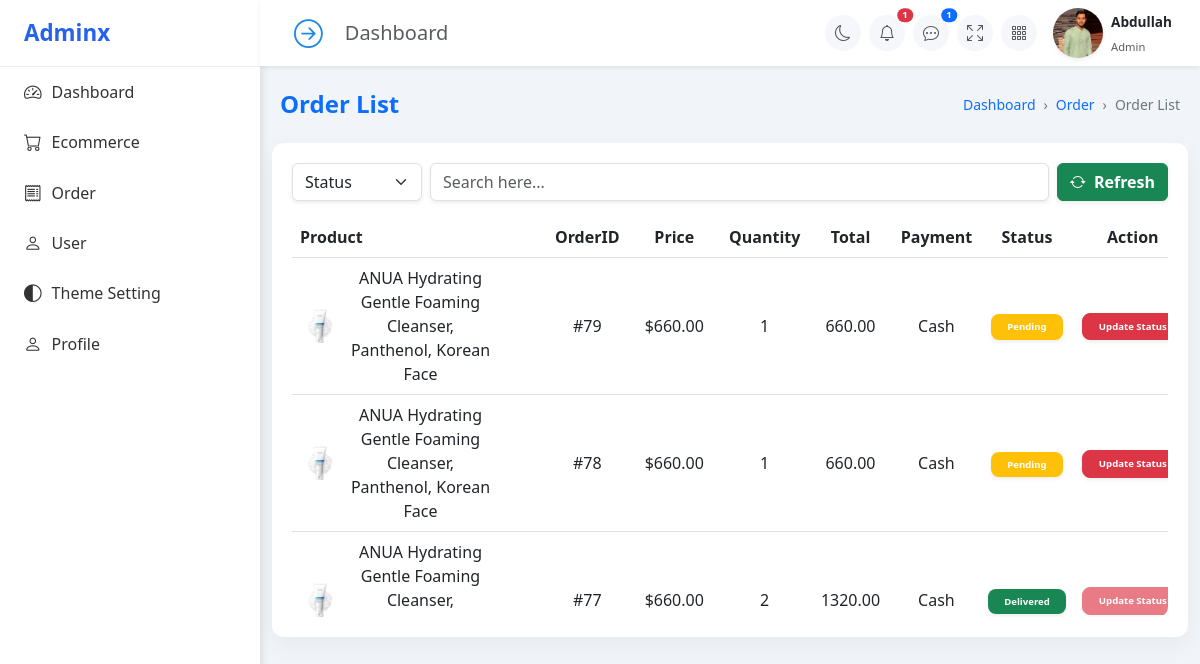
The page /Server/Admin-Panel/View-Orders.php (signed in) on the database as committed earlier.
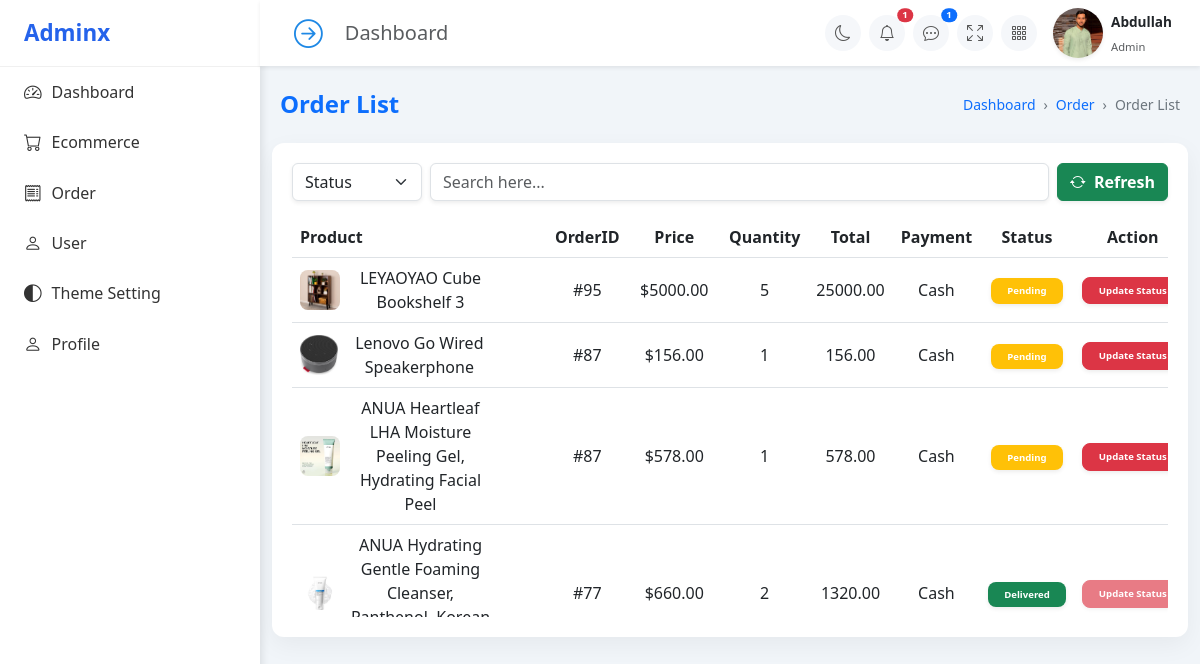
The same page on the database as committed later.
### tables this page shows
CREATE TABLE `orders` (
  `id` int(11) NOT NULL,
  `user_id` int(11) DEFAULT NULL,
  `address_id` int(11) DEFAULT NULL,
  `total` decimal(10,2) DEFAULT NULL,
  `status` enum('pending','shipped','delivered','cancelled') DEFAULT 'pending',
  `created_at` timestamp NOT NULL DEFAULT current_timestamp(),
  `payment_method` enum('Cash','Card','UPI','Wallet') NOT NULL
);

### Server/Admin-Panel/View-Orders.php (the view, shortened to what this page needs)
<?php
include("./Sidebar.php");
$status = isset($_POST['status']) ? $_POST['status'] : '';
?>
</head>
<body>
  <div class="container m ">
    <div class="d-flex justify-content-between align-items-center my-4 flex-wrap mx-2">
      <h4 class="mb-2 mb-md-0 fw-semibold text-primary">Order List</h4>
      <nav aria-label="breadcrumb">
        <ol class="breadcrumb mb-0 breadcrumb-custom">
          <li class="breadcrumb-item"><a href="#">Dashboard</a></li>
          <li class="breadcrumb-item"><a href="#">Order</a></li>
          <li class="breadcrumb-item active" aria-current="page">Order List</li>
        </ol>
      </nav>
    </div>
    <div class="order-card bg-white">
      <div class="d-flex flex-row align-items-center mb-3 gap-2 responsive-flex">
        <form method="POST" id="statusForm">
          <select name="status" id="state-selcxt" class="form-select shadow-sm" style="min-width: 130px; max-width: 150px;">
            <option selected hidden>Status</option>
          </select>
        </form>
        <div class="flex-grow-1 w-100 w-md-auto order-3 order-md-0">
          <input type="text" class="form-control shadow-sm mt-2 mt-md-0" placeholder="Search here...">
        </div>
        <div class="flex-shrink-0 refresh-btn">
          <button onclick="refresh()" class="btn btn-success fw-bold shadow-sm w-100">
            <i class="bi bi-arrow-repeat me-1"></i> Refresh
          </button>
        </div>
      </div>
      <div class="table-responsive">
        <div class="table-container">
          <table class="table table-hover text-center align-middle mb-0">
            <thead>
              <tr>
                <th class="text-start">Product</th>
                <th>OrderID</th>
                <th>Price</th>
                <th>Quantity</th>
                <th>Total</th>
                <th>Payment</th>
                <th>Status</th>
                <th>Action</th>
              </tr>
            </thead>
            <tbody class="text-center">
              <?php
              $sql = "SELECT DISTINCT orders.id as order_id, products.name, orders.payment_method, orders.status, order_items.quantity, order_items.price  AS unit_price,
  (order_items.price * order_items.quantity) AS total_price, product_images.image_url
FROM orders
INNER JOIN order_items ON orders.id = order_items.order_id
INNER JOIN products ON order_items.product_id = products.id
INNER JOIN product_images ON products.id = product_images.product_id";
              $sql .= " ORDER BY order_id DESC";
              $result = $conn->query($sql);
              if ($result->num_rows == 0) {
                echo "<tr><td colspan='7' class='text-center fw-bold text-muted py-4'>No orders found for $status  status.</td></tr>";
              } else {
                while ($row = $result->fetch_assoc()) {
              ?>
                  <tr>
                    <td class="d-flex align-items-center ">
                      <img src="../uploads/<?= $row['image_url'] ?>" class="product-img" alt="Product">
                      <span class="me-5"><?= $row['name'] ?></span>
                    </td>
                    <td>#<?= $row['order_id'] ?></td>
                    <td>$<?= $row['unit_price'] ?></td>
                    <td><?= $row['quantity'] ?></td>
                    <td><?= $row['total_price'] ?></td>
                    <td><?= $row['payment_method'] ?></td>
                    <td>
                      <?php
                      $colour = '';
                      if ($row['status'] === "pending") {
                        $colour = 'bg-warning';
                      } elseif ($row['status'] === "shipped") {
                        $colour = 'bg-primary';
                      } elseif ($row['status'] === "delivered") {
                        $colour = 'bg-success';
                      } elseif ($row['status'] === "cancelled") {
                        $colour = 'bg-danger';
                      } ?>
                      <span class="badge rounded-3 <?= $colour ?> px-3 py-2   text-white <?= $row['status'] === 'cancelled' ? 'cursor-pointer ' : '' ?> text-capitalize shadow-sm">
                        <?= $row['status'] === 'cancelled' ? 'Remove' : $row['status']  ?>
                      </span>
                    </td>
                    <td>
                      <span onclick="updateStatus(<?= $row['order_id'] ?>, '<?= $row['status'] ?>')" class="badge rounded-3 btn  btn-danger <?= $row['status'] === 'delivered' ||  $row['status'] === 'cancelled' ? 'disabled' : ' '  ?>  bg-danger px-3 py-2 text-white text-capitalize shadow-sm" style="cursor:pointer;" data-bs-toggle="modal" data-bs-target="#updateStatusModal">
                        Update status
                      </span>
                    </td>
                  </tr>
              <?php }
              } ?>
            </tbody>
          </table>
        </div>
      </div>
    </div>
  </div>

Rows that differ between the two databases and show on the page:
removed orders: name "ANUA Hydrating Gentle Foaming Cleanser, Panthenol, Korean Face", id "79", unit_price "660.00", quantity "1", total_price "660.00", payment_method "Cash", status "Pending"
removed orders: name "ANUA Hydrating Gentle Foaming Cleanser, Panthenol, Korean Face", id "78", unit_price "660.00", quantity "1", total_price "660.00", payment_method "Cash", status "Pending"
added orders: shows a picture, name "LEYAOYAO Cube Bookshelf 3", id "95", unit_price "5000.00", quantity "5", total_price "25000.00", payment_method "Cash", status "Pending"
added orders: shows a picture, name "Lenovo Go Wired Speakerphone", id "87", unit_price "156.00", quantity "1", total_price "156.00", payment_method "Cash", status "Pending", name "ANUA Heartleaf LHA Moisture Peeling Gel, Hydrating Facial Peel", unit_price "578.00", total_price "578.00"
